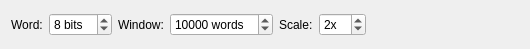
<?xml version="1.0" encoding="UTF-8"?>
<ui version="4.0">
 <class>FrequencyPlotControls</class>
 <widget class="QWidget" name="FrequencyPlotControls">
  <property name="geometry">
   <rect>
    <x>0</x>
    <y>0</y>
    <width>530</width>
    <height>49</height>
   </rect>
  </property>
  <layout class="QHBoxLayout" name="horizontalLayout_4">
   <item>
    <layout class="QHBoxLayout" name="horizontalLayout">
     <item>
      <widget class="QLabel" name="label">
       <property name="text">
        <string>Word:</string>
       </property>
       <property name="buddy">
        <cstring>sb_wordSize</cstring>
       </property>
      </widget>
     </item>
     <item>
      <widget class="QSpinBox" name="sb_wordSize">
       <property name="sizePolicy">
        <sizepolicy hsizetype="Preferred" vsizetype="Fixed">
         <horstretch>0</horstretch>
         <verstretch>0</verstretch>
        </sizepolicy>
       </property>
       <property name="suffix">
        <string> bits</string>
       </property>
       <property name="minimum">
        <number>1</number>
       </property>
       <property name="maximum">
        <number>64</number>
       </property>
       <property name="value">
        <number>8</number>
       </property>
      </widget>
     </item>
    </layout>
   </item>
   <item>
    <layout class="QHBoxLayout" name="horizontalLayout_2">
     <item>
      <widget class="QLabel" name="label_2">
       <property name="text">
        <string>Window:</string>
       </property>
       <property name="buddy">
        <cstring>sb_windowSize</cstring>
       </property>
      </widget>
     </item>
     <item>
      <widget class="QSpinBox" name="sb_windowSize">
       <property name="sizePolicy">
        <sizepolicy hsizetype="Preferred" vsizetype="Fixed">
         <horstretch>0</horstretch>
         <verstretch>0</verstretch>
        </sizepolicy>
       </property>
       <property name="suffix">
        <string> words</string>
       </property>
       <property name="minimum">
        <number>100</number>
       </property>
       <property name="maximum">
        <number>2147483647</number>
       </property>
       <property name="value">
        <number>10000</number>
       </property>
      </widget>
     </item>
    </layout>
   </item>
   <item>
    <layout class="QHBoxLayout" name="horizontalLayout_3">
     <item>
      <widget class="QLabel" name="label_3">
       <property name="text">
        <string>Scale:</string>
       </property>
       <property name="buddy">
        <cstring>sb_scale</cstring>
       </property>
      </widget>
     </item>
     <item>
      <widget class="QSpinBox" name="sb_scale">
       <property name="sizePolicy">
        <sizepolicy hsizetype="Preferred" vsizetype="Fixed">
         <horstretch>0</horstretch>
         <verstretch>0</verstretch>
        </sizepolicy>
       </property>
       <property name="suffix">
        <string>x</string>
       </property>
       <property name="minimum">
        <number>1</number>
       </property>
       <property name="maximum">
        <number>32</number>
       </property>
       <property name="value">
        <number>2</number>
       </property>
      </widget>
     </item>
    </layout>
   </item>
   <item>
    <spacer name="horizontalSpacer">
     <property name="orientation">
      <enum>Qt::Horizontal</enum>
     </property>
     <property name="sizeHint" stdset="0">
      <size>
       <width>38</width>
       <height>20</height>
      </size>
     </property>
    </spacer>
   </item>
  </layout>
 </widget>
 <resources/>
 <connections/>
</ui>
